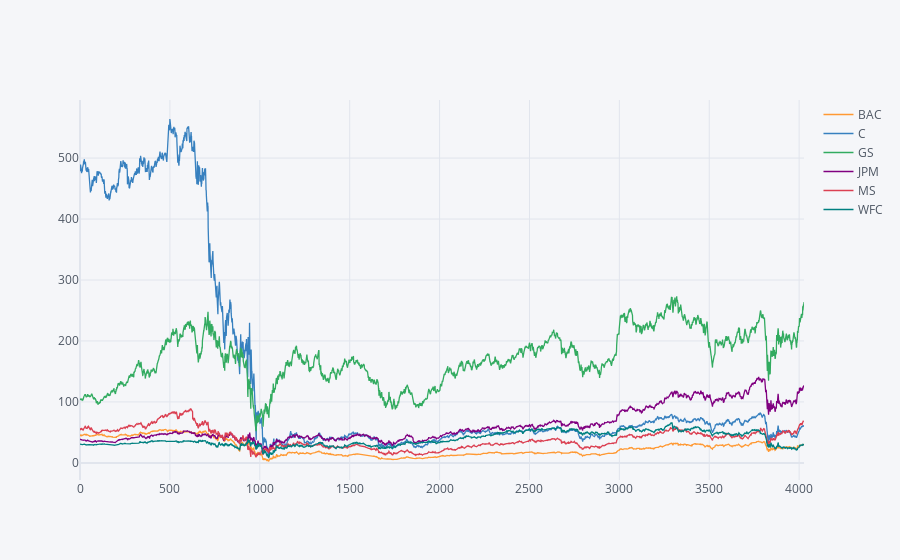

Source (notebook cell):
### Code cell
# plotly
bank_stocks.xs(key='Close',axis=1,level='Stock Info').iplot()

### Figure 1 — Plotly figure (JSON) as saved in the notebook; plotly's stock layout.template omitted (floating-point values rounded to 4 significant figures; data arrays with more than 128 entries replaced by an {"elided": "..."} marker saying what was removed)
{"data": [{"line": {"color": "rgba(255, 153, 51, 1.0)", "dash": "solid", "shape": "linear", "width": 1.3}, "mode": "lines", "name": "BAC", "text": "", "type": "scatter", "x": {"elided": "4028 int values"}, "y": {"elided": "4028 float values"}}, {"line": {"color": "rgba(55, 128, 191, 1.0)", "dash": "solid", "shape": "linear", "width": 1.3}, "mode": "lines", "name": "C", "text": "", "type": "scatter", "x": {"elided": "4028 int values"}, "y": {"elided": "4028 float values"}}, {"line": {"color": "rgba(50, 171, 96, 1.0)", "dash": "solid", "shape": "linear", "width": 1.3}, "mode": "lines", "name": "GS", "text": "", "type": "scatter", "x": {"elided": "4028 int values"}, "y": {"elided": "4028 float values"}}, {"line": {"color": "rgba(128, 0, 128, 1.0)", "dash": "solid", "shape": "linear", "width": 1.3}, "mode": "lines", "name": "JPM", "text": "", "type": "scatter", "x": {"elided": "4028 int values"}, "y": {"elided": "4028 float values"}}, {"line": {"color": "rgba(219, 64, 82, 1.0)", "dash": "solid", "shape": "linear", "width": 1.3}, "mode": "lines", "name": "MS", "text": "", "type": "scatter", "x": {"elided": "4028 int values"}, "y": {"elided": "4028 float values"}}, {"line": {"color": "rgba(0, 128, 128, 1.0)", "dash": "solid", "shape": "linear", "width": 1.3}, "mode": "lines", "name": "WFC", "text": "", "type": "scatter", "x": {"elided": "4028 int values"}, "y": {"elided": "4028 float values"}}], "layout": {"legend": {"bgcolor": "#F5F6F9", "font": {"color": "#4D5663"}}, "paper_bgcolor": "#F5F6F9", "plot_bgcolor": "#F5F6F9", "title": {"font": {"color": "#4D5663"}}, "xaxis": {"gridcolor": "#E1E5ED", "showgrid": true, "tickfont": {"color": "#4D5663"}, "title": {"font": {"color": "#4D5663"}, "text": ""}, "zerolinecolor": "#E1E5ED"}, "yaxis": {"gridcolor": "#E1E5ED", "showgrid": true, "tickfont": {"color": "#4D5663"}, "title": {"font": {"color": "#4D5663"}, "text": ""}, "zerolinecolor": "#E1E5ED"}}}
